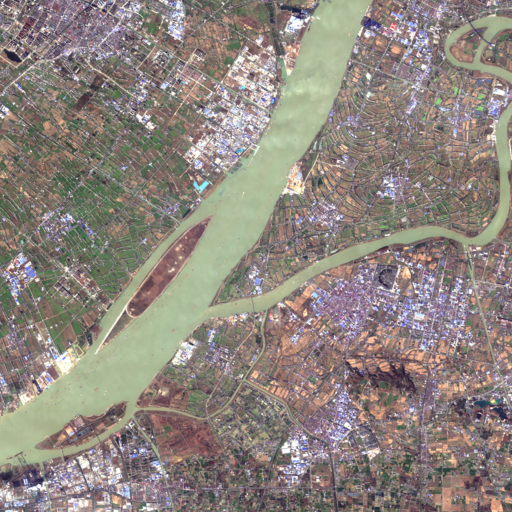
#> input picture ImageCourseDesign/CourseDesignData/dataset-river/train/4_0_4461.png, 1024 x 1024 px (shown at 1/2 size)
$ python River_31.py
#> lines starting #> are read from the running program, lines starting #| are printed output that depends on the picture; after the words box and inside, x2 and y2 are one past the last pixel; in counts of white or black regions, pixels touching at a corner belong together
import cv2 as cv  # opencv读取的格式是BGR
import matplotlib.pyplot as plt
import matplotlib.image as mpimg
import numpy as np
# %% 函数


def getGrayDiff(image, currentPoint, tmpPoint):  # 求两个像素的距离
    return abs(int(image[currentPoint[0], currentPoint[1]]) - int(image[tmpPoint[0], tmpPoint[1]]))

    # 区域生长算法


def regional_growth(img, seeds, thresh=5):
    height, weight = img.shape
    seedMark = np.zeros(img.shape)
    seedList = []
    for seed in seeds:
        if (0 < seed[0] < height and 0 < seed[1] < weight):
            seedList.append(seed)
    label = 1  # 种子位置标记
    connects = [(-1, -1), (0, -1), (1, -1), (1, 0), (1, 1),
                (0, 1), (-1, 1), (-1, 0)]  # 8 邻接连通
    while (len(seedList) > 0):  # 如果列表里还存在点
        currentPoint = seedList.pop(0)  # 将最前面的那个抛出
        seedMark[currentPoint[0], currentPoint[1]] = label  # 将对应位置的点标记为 1
        for i in range(8):  # 对这个点周围的8个点一次进行相似性判断
            tmpX = currentPoint[0] + connects[i][0]
            tmpY = currentPoint[1] + connects[i][1]
            if tmpX < 0 or tmpY < 0 or tmpX >= height or tmpY >= weight:  # 是否超出限定阈值
                continue
            grayDiff = getGrayDiff(
                img, currentPoint, (tmpX, tmpY))  # 计算灰度差
            if grayDiff < thresh and seedMark[tmpX, tmpY] == 0:
                seedMark[tmpX, tmpY] = label
                seedList.append((tmpX, tmpY))
    return seedMark


# %%读图-----区域生长图像分割
img = cv.imread(
    './CourseDesignData/dataset-river/train/4_0_4461.png', cv.IMREAD_GRAYSCALE)
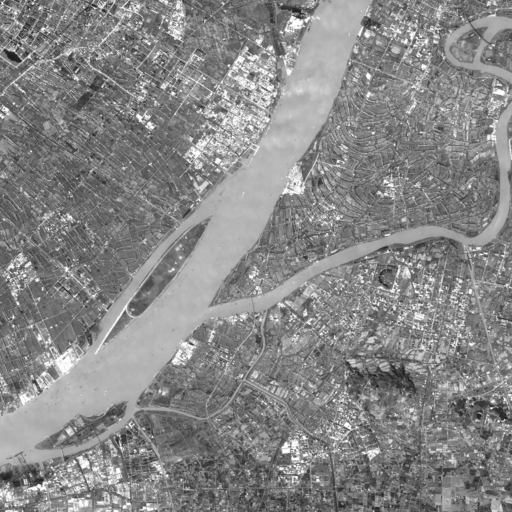
#> img: shape (1024, 1024) (shown at 1/2 size); min 21, max 255, mean 134.9
# img = cv.blur(img, (3, 3))  # cv.blur 方法（均值滤波）
# # 灰度直方图
# histCV = cv.calcHist([img], [0], None, [256], [0, 256])  # 灰度直方图
# OTSU 全局阈值处理t5
ret, imgOtsu = cv.threshold(img, 127, 255, cv.THRESH_OTSU)  # 阈值分割, thresh=T
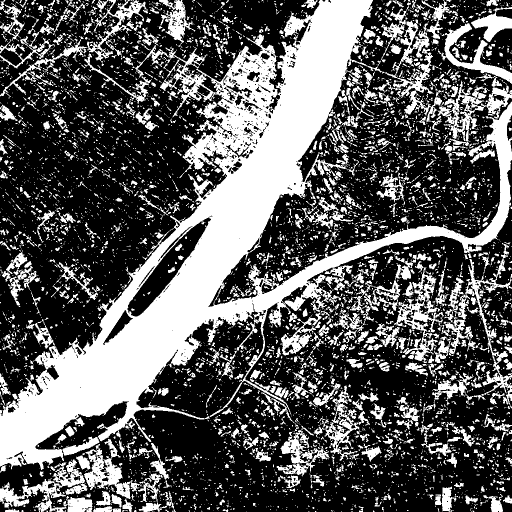
#> imgOtsu: shape (1024, 1024) (shown at 1/2 size); 36.5% white; 6031 white regions (4948 under 20 px), largest, box (x1, y1, x2, y2) and area: (0, 0, 1024, 940) 210904, (889, 486, 1024, 817) 6194, (875, 147, 1024, 283) 5596
#> ret = 143
# 自适应局部阈值处理
binaryMean = cv.adaptiveThreshold(
    img, 255, cv.ADAPTIVE_THRESH_MEAN_C, cv.THRESH_BINARY, 7, 2)
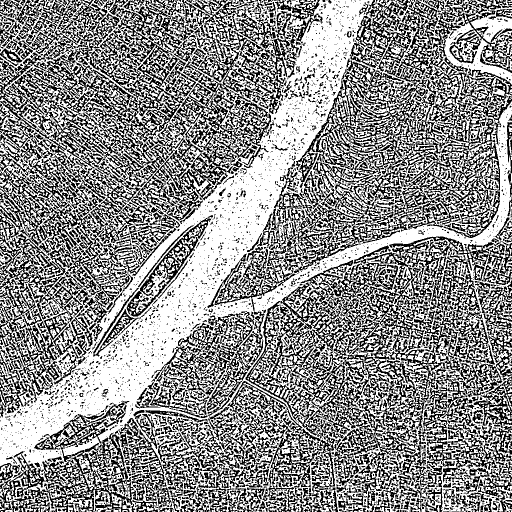
#> binaryMean: shape (1024, 1024) (shown at 1/2 size); 56.1% white; 4241 black regions (3379 under 20 px), largest, box (x1, y1, x2, y2) and area: (0, 0, 549, 685) 108052, (415, 0, 1024, 633) 81588, (491, 473, 1024, 1024) 76284
# 区域生长图像分割
seeds = [(10, 10), (82, 150), (20, 300)]  # 直接给定 种子点
imgBlur = cv.blur(img, (3, 3))  # cv.blur 方法（均值滤波）
imgBlur = cv.GaussianBlur(img, (3, 3), 1, 1)  # 高斯滤波
_, imgTop = cv.threshold(
    imgBlur, 250, 255, cv.THRESH_BINARY)  # 高百分位阈值产生种子区域
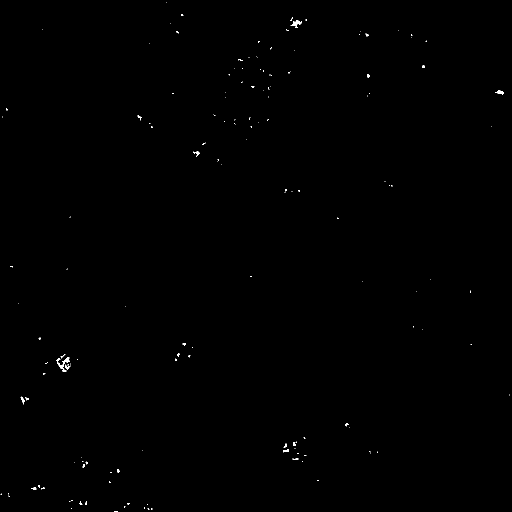
#> imgTop: shape (1024, 1024) (shown at 1/2 size); 0.16% white; 148 white regions (123 under 20 px), largest, box (x1, y1, x2, y2) and area: (113, 714, 140, 744) 221, (581, 40, 604, 56) 150, (990, 180, 1008, 189) 82
nseeds, labels, stats, centroids = cv.connectedComponentsWithStats(
    imgTop)  # 过滤连通域，获得质心点 (x,y)
#> labels: shape (1024, 1024) int32; 149 distinct labels, from 0 to 148
#> nseeds = 149; stats = 149 rows, first 6: [0, 0, 1024, 1024, 1046905], [333, 4, 1, 1, 1], [362, 29, 5, 2, 9], [581, 34, 5, 8, 14], [611, 39, 3, 3, 8], [581, 40, 23, 16, 150]; centroids = 149 pairs, first value 1.75 to 1019, second value 4 to 1022.5
seeds = centroids.astype(int)  # 获得质心像素作为种子点
#> seeds = 149 pairs, first value 1 to 1019, second value 4 to 1022
imgGrowth = regional_growth(img, seeds, 8)
#> the loop in regional_growth, `for seed in seeds:` made 149 passes
#> seed on passes 1 to 12: [511, 511], [333, 4], [363, 29], [582, 37], [612, 39], [592, 46], [341, 46], [85, 58], [574, 60], [796, 60], [354, 63], [721, 62]
#> after the loop in regional_growth, `for seed in seeds:`: seedList has the same summary as seeds outside regional_growth
#> the loop in regional_growth, `while (len(seedList) > 0):` made 609470 passes
#> after the loop in regional_growth, `while (len(seedList) > 0):`:
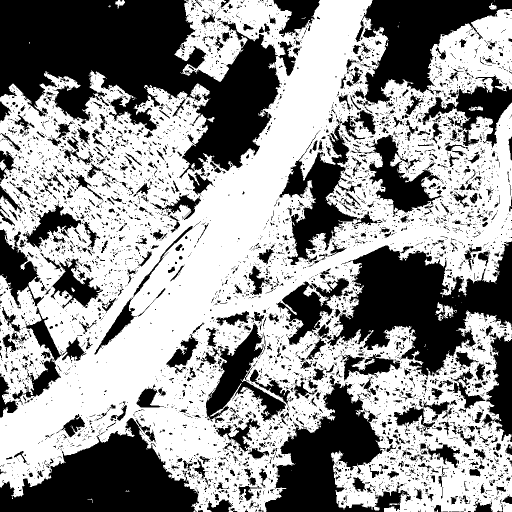
#> seedMark: shape (1024, 1024) float64 (shown at 1/2 size); values 0 (black) and 1 (white), 58.1% white; 5490 black regions (4730 under 20 px), largest, box (x1, y1, x2, y2) and area: (0, 0, 592, 357) 105234, (654, 483, 1024, 759) 48630, (0, 836, 398, 1024) 39771
#> after the loop in regional_growth, `while (len(seedList) > 0):`: seedList = []

plt.figure(figsize=(8, 6))
plt.subplot(221), plt.axis('off'), plt.title("Origin")
plt.imshow(img, 'gray')
plt.subplot(222), plt.axis('off'), plt.title("OTSU(T={})".format(ret))
plt.imshow(imgOtsu, 'gray')
plt.subplot(223), plt.axis('off'), plt.title("Adaptive threshold")
plt.imshow(binaryMean, 'gray')
plt.subplot(224), plt.axis('off'), plt.title("Region grow")
plt.imshow(imgGrowth, 'gray')
plt.tight_layout()
plt.show()
# %%三幅图与运算
result1 = cv.bitwise_and(imgOtsu, binaryMean)
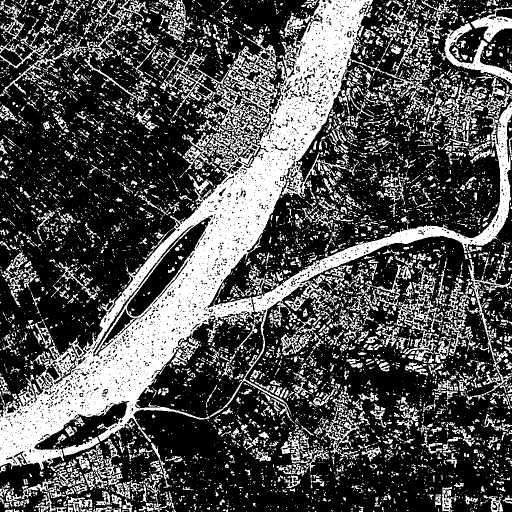
#> result1: shape (1024, 1024) (shown at 1/2 size); 31.5% white; 6798 white regions (5320 under 20 px), largest, box (x1, y1, x2, y2) and area: (0, 0, 837, 940) 141731, (419, 203, 1024, 834) 20403, (795, 535, 886, 726) 3701
# result2 = cv.bitwise_and(imgGrowth,result1 )
plt.figure()
plt.subplot(121), plt.imshow(result1, 'gray'), plt.axis('off'), plt.title("1")
# plt.subplot(122),  plt.imshow(result2, 'gray'), plt.axis('off'), plt.title("2")
plt.show()

# %%
